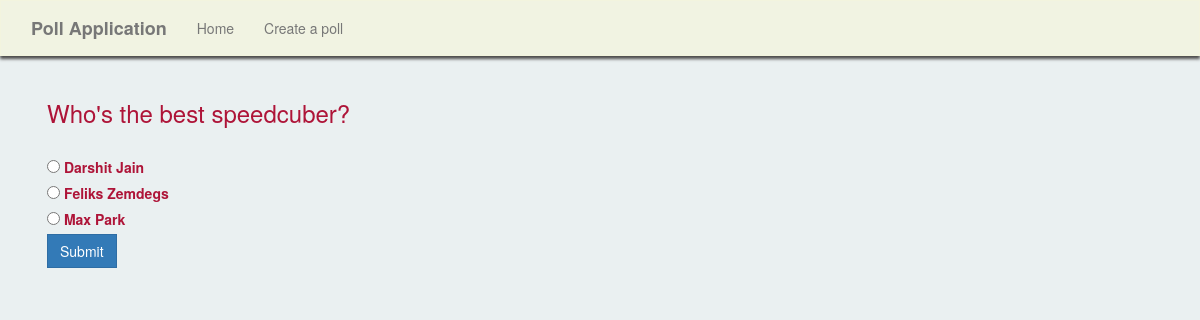
The app's page /vote/15/ with its own data.
### polls/models.py (models this page shows)
class Question(models.Model):
    question_text = models.CharField(max_length=200)
    pub_date = models.DateTimeField(default=timezone.now)
    def __str__(self):
        return self.question_text

class Choice(models.Model):
    question = models.ForeignKey(Question, on_delete=models.CASCADE)
    option = models.CharField(max_length=200, blank=True)
    votes = models.IntegerField(default=0)
    def __str__(self):
        return self.option

### polls/views.py (the view)
# urls.py: path('vote/<int:question_id>/',views.vote,name='vote'),
def vote(request, question_id ):
	question = get_object_or_404(Question,pk=question_id)
	options = question.choice_set.all() #or choices = Choice.objects.filter(question=question)
	if request.method == 'POST':
		selected_option =  question.choice_set.get(pk=request.POST['option'])
		selected_option.votes = selected_option.votes +1
		selected_option.save()
		return HttpResponseRedirect(reverse('result', args=(question_id,)))
	context = {'options':options, 'question':question
	}
	return render(request,'polls/vote.html',context)

### polls/templates/polls/vote.html (shortened to what this page needs)
{% extends "polls/base.html" %}
{% block content%}
<div class="container">
	<h3>{{question}}</h3><br>
	<form method="POST">
		{% for option in options %}
			<div class="form-check-inline">
	    		<input type="radio" class="form-check-input" name="option" id="option{{ forloop.counter }}" value="{{option.id}}">
	    		<label class="form-check-label" for="option{{ forloop.counter }}">{{option}}</label>
	    	</div>
		{% endfor %}
		<div>
			<button type="submit" class="btn btn-primary">Submit</button>
		</div>
	</form>
</div>
{% endblock content %}

### polls/static/polls/main.css (style rules this page uses)
body { background: #EAF0F1; color: #AE1438; }
.navbar-default, .btn, .form-control, .panel { border-radius: 0; }
.container { padding: 2px 16px; }

### records on screen
Question: question_text "Who's the best speedcuber?"
Choice: option "Darshit Jain"
Choice: option "Feliks Zemdegs"
Choice: option "Max Park"
